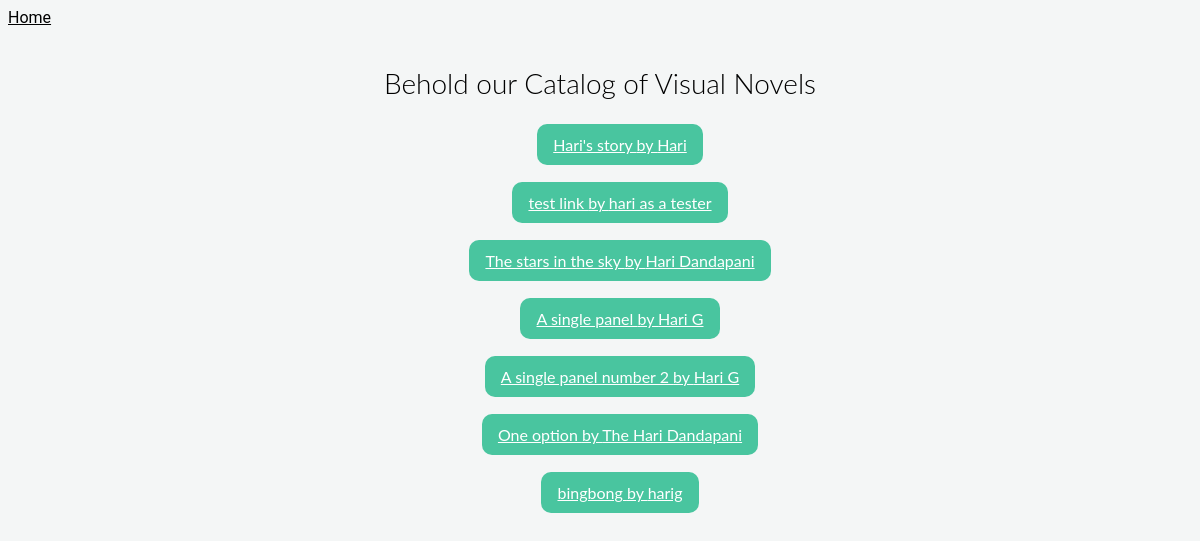
The app's page /catalog, older data.
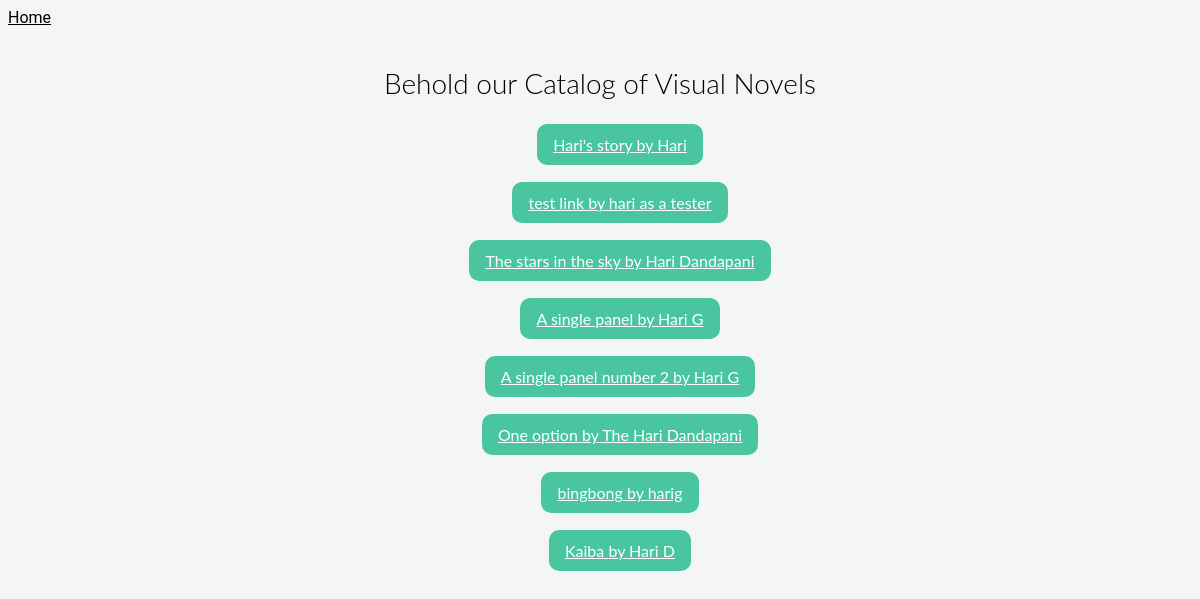
The same page, newer data.
### tables this page shows
CREATE TABLE "info" (
	"id"	INTEGER PRIMARY KEY AUTOINCREMENT,
	"title"	TEXT,
	"author"	TEXT
);

### project.py (the view)
@app.route('/catalog')
def catalog():
    conn = sqlite3.connect('example.db')
    c = conn.cursor()
    c.execute("SELECT * FROM info;")
    conn.commit()
    output = c.fetchall()
    ids = list()
    titles = list()
    authors = list()
    for entry in output:
        ids.append(entry[0])
        titles.append(entry[1])
        authors.append(entry[2])
    print(output)
    return render_template('catalog.html', length = len(ids), ids = ids, titles = titles, authors = authors)

### templates/catalog.html (shortened to what this page needs)
<html>
    <link rel="stylesheet" href="{{ url_for('static',filename='main.css') }}" type="text/css">
    <body>
        <div id = "homer">
            <a href = "/">Home</a>
        </div>
        <br>
        <div align = "center">
        	<h2>Behold our Catalog of Visual Novels</h2>
            <br>
            <ul style="list-style-type: none;">
            {%for i in range(0, length)%}
                <li style="list-style-type: none;">
                    <a class = "buttoner" href =  "{{ ids[i] ~ "/1" }}">{{titles[i]}} by {{ authors[i] }}</a><br><br><br>
                </li>
            {%endfor%}
            </ul>
        </div>
    </body>
</html>

### static/main.css (style rules this page uses)
body { font-family: 'Roboto', Verdana, Geneva, Tahoma, sans-serif; background: #f4f6f6; }
h2 { margin: 20px 0 0; font-family: 'Lato', sans-serif; font-size: 28px; font-weight: 300; }
a, a:visited { cursor: pointer; text-decoration: underline; color: inherit; }
.buttoner { padding: 10px 15px; margin: 10px 10px; position: relative; width: 50%; align-self: center; background: #49C59F; border: 1px solid transparent; border-radius: 10px; box-sizing: border-box; color: #fff; font-family: 'Lato', sans-serif; }

Row changes from the older to the newer data that the page shows:
added info: title "Kaiba", author "Hari D"
Text that changed along with them:
new list line: "by"
